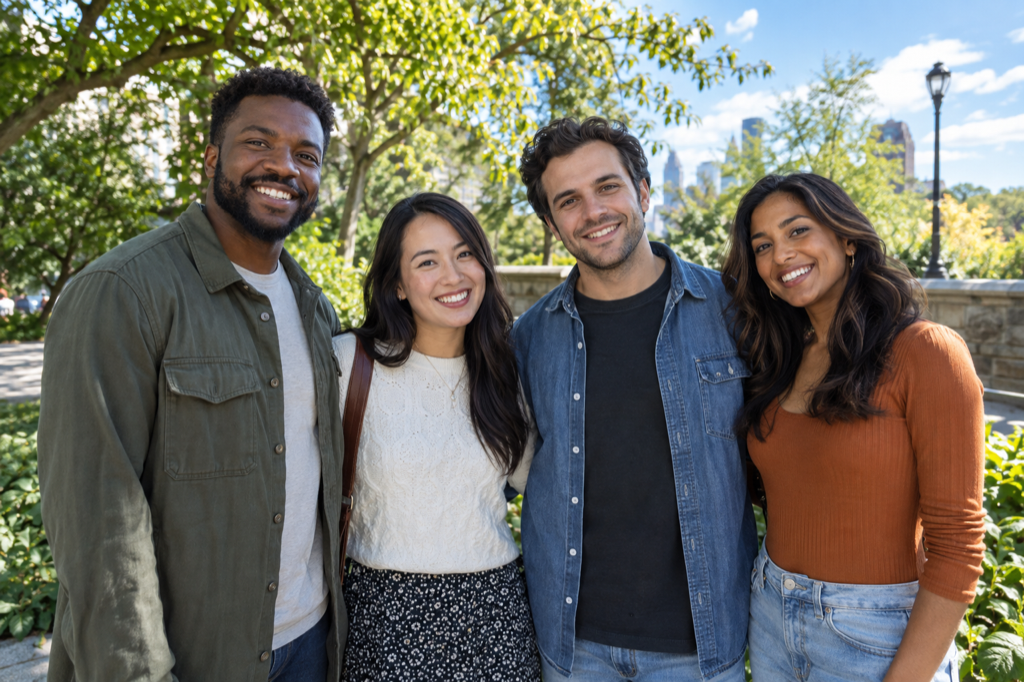
#> input picture ApertureTests/Fixtures/day-portrait.png, 1024 x 682 px; its folder holds 2 pictures in this run
$ python measure.py ../../ApertureTests/Fixtures ../../ApertureTests/Fixtures/golden-hdr-still-life-aperture-1998-v4.png
#> lines starting #> are read from the running program, lines starting #| are printed output that depends on the picture; after the words box and inside, x2 and y2 are one past the last pixel; in counts of white or black regions, pixels touching at a corner belong together
### tools/film-response-fit/model.py
import numpy as np
# ---- colour model (numpy, vectorised). Must be mirrored exactly in Swift FilmColorModel.
def srgb_to_lin(c): return np.where(c<=0.04045, c/12.92, ((c+0.055)/1.055)**2.4)
def lin_to_srgb(c):
    c=np.clip(c,0,None); return np.where(c<=0.0031308, c*12.92, 1.055*np.power(c,1/2.4)-0.055)
def smoothstep(e0,e1,x):
    t=np.clip((x-e0)/(e1-e0),0,1); return t*t*(3-2*t)
KNOTS = 9  # per channel, knot x positions uniform in encoded domain (0..1); y monotone
# [14 lines left out: function pchip_eval, not called in this run]
def oklab_from_lin(l):
    r,g,b=l[...,0],l[...,1],l[...,2]
    L=0.4122214708*r+0.5363325363*g+0.0514459929*b
    M=0.2119034982*r+0.6806995451*g+0.1073969566*b
    S=0.0883024619*r+0.2817188376*g+0.6299787005*b
    L,M,S=np.cbrt(np.clip(L,0,None)),np.cbrt(np.clip(M,0,None)),np.cbrt(np.clip(S,0,None))
    return np.stack([0.2104542553*L+0.7936177850*M-0.0040720468*S,
                     1.9779984951*L-2.4285922050*M+0.4505937099*S,
                     0.0259040371*L+0.7827717662*M-0.8086757660*S],-1)
# [8 lines left out: function lin_from_oklab, not called in this run]
NBANDS=8
def band_eval(vals, hue):  # periodic piecewise-linear over NBANDS bands, hue in radians
    t=(hue/(2*np.pi))%1.0*NBANDS; i=np.floor(t).astype(int)%NBANDS; f=t-np.floor(t)
    return vals[i]*(1-f)+vals[(i+1)%NBANDS]*f
class Params:
    names=['matrix','curves','sat','hueChroma','hueRotate']
    # [7 lines left out: function __init__, not called in this run]
    def vec(self):
        return np.concatenate([self.matrix.ravel(), self.curves.ravel(), self.sat, self.hueChroma, self.hueRotate, self.hueLight])
    # [10 lines left out: function from_vec, not called in this run]
    def to_json(self):
        return dict(matrix=self.matrix.tolist(), curves=self.curves.tolist(), saturation=self.sat.tolist(),
                    hueChroma=self.hueChroma.tolist(), hueRotate=self.hueRotate.tolist(), hueLight=self.hueLight.tolist())
# [24 lines left out: function apply, not called in this run]
def vignette(r, v):  # v = [strength, start, power]
    return 1 - v[0]*smoothstep(v[1],1.0,r)**v[2]

# [23 lines left out: function apply_gamut, not called in this run]

### tools/film-response-fit/measure.py
"""Measure look statistics from a directory of target-app photos (no pairs needed).

usage: python measure.py <reference_dir> [out.json]

The 1998 v4 fit came from one aligned desk-scene pair and could not see how
the target treats neutrals across the tonal range, saturation, or blues.
These are unpaired, scene-averaged statistics, so each is kept deliberately
coarse and robust to content:

- neutral tint: mean (R-G, B-G) of near-neutral pixels in five luminance
  bands, in 0..255 code values;
- saturation: mean HSV saturation;
- blue hue: mean OKLab hue (degrees) of clearly blue pixels;
- white level: 99th percentile of mean-RGB luminance.

`retarget.py` turns these into response parameters.
"""
import io, json, os, sys
import numpy as np
from PIL import Image, ImageCms, ImageOps

sys.path.insert(0, os.path.dirname(os.path.abspath(__file__)))
from model import srgb_to_lin, oklab_from_lin

BANDS = [(0, 40), (40, 90), (90, 150), (150, 210), (210, 256)]
NEUTRAL_SPREAD = 28  # max-min channel spread (code values) that still counts as neutral


EXTENSIONS = ('.jpg', '.jpeg', '.png', '.webp')  # convert HEIC with `sips` first (see README)


def image_paths(directory):
    return sorted(os.path.join(directory, n) for n in os.listdir(directory)
                  if n.lower().endswith(EXTENSIONS))


def load(path, size=600):
#> called with size = 600
    with Image.open(path) as source:
#> source is the input picture: PIL image 1024x682 RGB; mean R, G, B 111.5, 111.4, 99
        profile = source.info.get('icc_profile')
        im = ImageOps.exif_transpose(source).convert('RGB')
        if profile:
            try:
                im = ImageCms.profileToProfile(
                    im, ImageCms.ImageCmsProfile(io.BytesIO(profile)),
                    ImageCms.createProfile('sRGB'), outputMode='RGB')
            except (ImageCms.PyCMSError, OSError, TypeError, ValueError) as error:
                raise ValueError(f'{path}: cannot convert embedded colour profile to sRGB') from error
        # Untagged images are assumed sRGB. Convert before resizing so the
        # same encoded domain feeds target and source measurements.
        im.thumbnail((size, size))
        return np.asarray(im).astype(float)


def image_stats(a):
    lum = a.mean(axis=2)
    spread = a.max(axis=2) - a.min(axis=2)
    neutral = spread < NEUTRAL_SPREAD
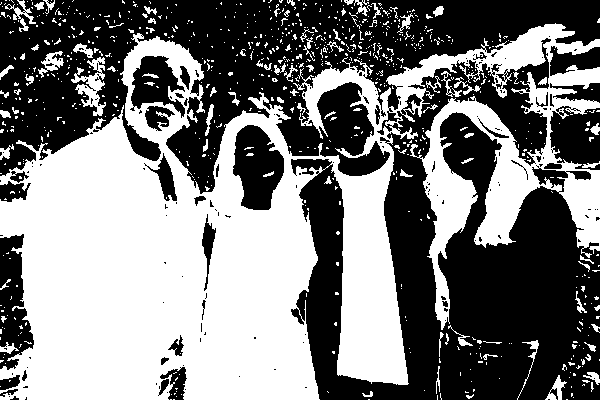
#> neutral: shape (400, 600) bool; 48.4% white; 808 white regions (720 under 20 px), largest, box (x1, y1, x2, y2) and area: (0, 23, 600, 400) 107541, (71, 57, 106, 116) 825, (38, 51, 64, 78) 275
    tints = []
    for lo, hi in BANDS:
        m = neutral & (lum >= lo) & (lum < hi)
        tints.append(a[m].mean(axis=0) if m.sum() > 200 else None)
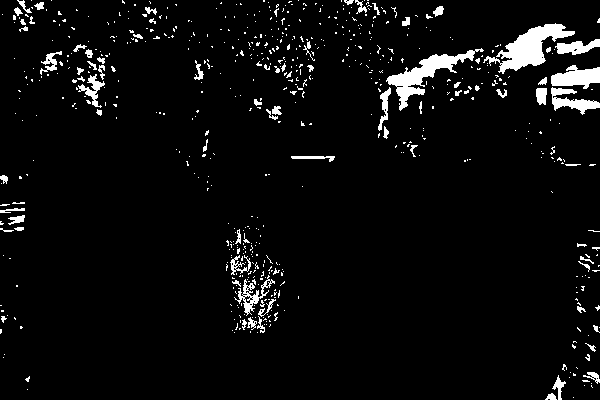
#> m: shape (400, 600) bool; 4.7% white; 634 white regions (557 under 20 px), largest, box (x1, y1, x2, y2) and area: (483, 23, 575, 74) 1718, (386, 48, 484, 111) 1486, (551, 65, 600, 89) 750
#> after the loop, tints = [[25.48, 25.61, 28.79], [66.92, 68.27, 64.28], [115.1, 117.4, 113.6], [183.8, 187.5, 188.7], [234, 237.8, 239]]
    mx, mn = a.max(axis=2), a.min(axis=2)
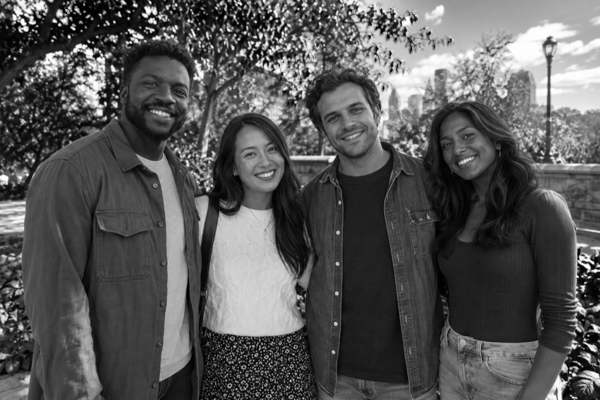
#> mn: shape (400, 600) float64; min 0, max 255, mean 87.2
    sat = np.where(mx > 0, (mx - mn) / np.maximum(mx, 1e-6), 0).mean()
#> sat = 0.316
    lab = oklab_from_lin(srgb_to_lin(a / 255))
#> in oklab_from_lin, `return np.stack([0.2104542553*L+0.7936177850*M-0.0040720468*S, 1.97799..`:
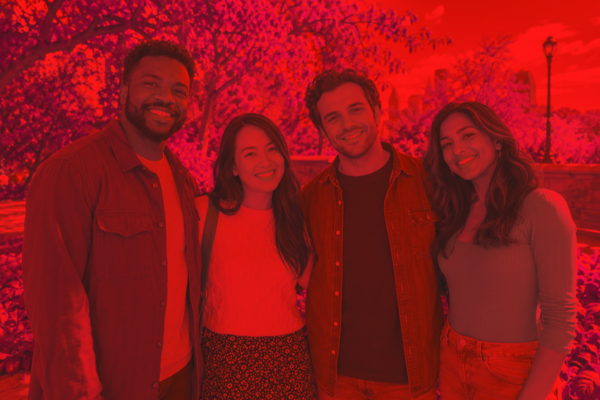
#> returned value: shape (400, 600, 3) float64; mean of channels 0, 1, 2 0.531, -0.00408, 0.0148; drawn with min black and max white
    chroma = np.hypot(lab[..., 1], lab[..., 2])
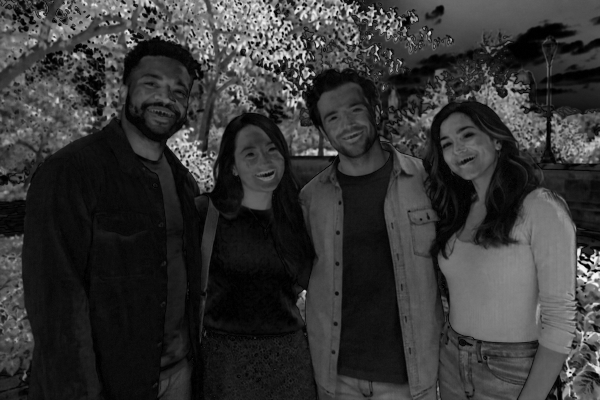
#> chroma: shape (400, 600) float64; min 0, max 0.207, mean 0.044; drawn with min black and max white
    hue = np.degrees(np.arctan2(lab[..., 2], lab[..., 1])) % 360
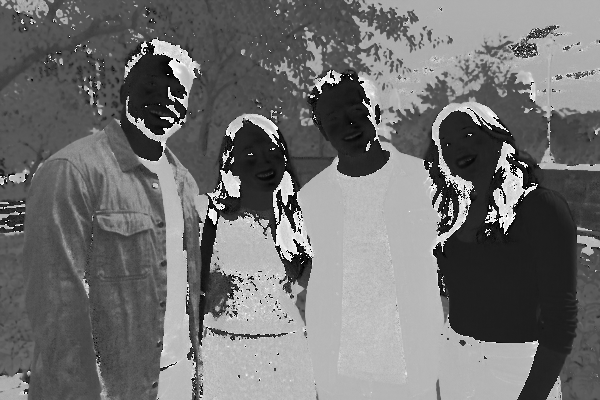
#> hue: shape (400, 600) float64; min 0, max 360, mean 159.7; drawn with min black and max white
    blue = (chroma > 0.06) & (hue > 220) & (hue < 300)
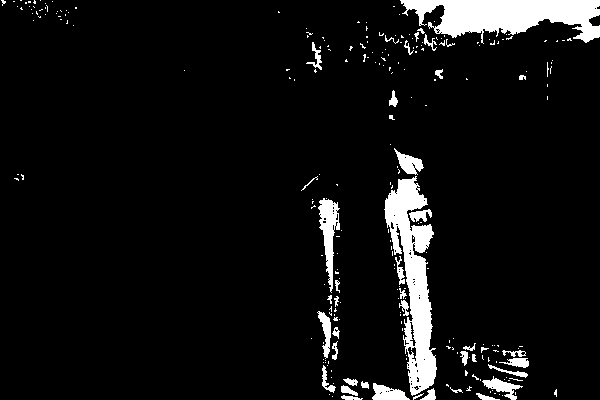
#> blue: shape (400, 600) bool; 6.7% white; 250 white regions (207 under 20 px), largest, box (x1, y1, x2, y2) and area: (400, 0, 600, 44) 5326, (384, 176, 437, 396) 5249, (318, 198, 340, 293) 935
    blue_hue = float(hue[blue].mean()) if blue.sum() > 500 else None
#> blue_hue = 253.8
    return tints, float(sat), blue_hue, float(np.percentile(lum, 99))


def measure(paths):
    band_acc = [[] for _ in BANDS]
    sats, blues, whites = [], [], []
    for p in paths:
        tints, sat, blue_hue, white = image_stats(load(p))
#> sat = 0.316; blue_hue = 253.8; white = 250.3
        for k, t in enumerate(tints):
            if t is not None:
                band_acc[k].append(t)
#> this loop made 5 passes
        sats.append(sat); whites.append(white)
        if blue_hue is not None:
            blues.append(blue_hue)
#> pass 2 of the loop in measure, `for p in paths:`:
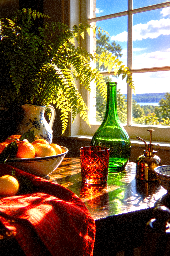
#> input picture ApertureTests/Fixtures/golden-hdr-still-life-aperture-1998-v4.png, 170 x 256 px
#> in load, source is the input picture: PIL image 170x256 RGBA; mean R, G, B, A 120.1, 97.4, 67.6, 255
#> lum: shape (256, 170) float64
#> spread: shape (256, 170) float64
#> neutral: shape (256, 170) bool; 31.2% white; 361 white regions (323 under 20 px), largest, box (x1, y1, x2, y2) and area: (0, 0, 48, 143) 3613, (93, 161, 170, 256) 3486, (132, 71, 170, 99) 795
#> after the loop in image_stats (call 2), `for lo, hi in BANDS:`:
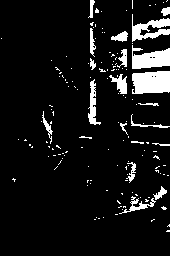
#> m: shape (256, 170) bool; 8.8% white; 149 white regions (128 under 20 px), largest, box (x1, y1, x2, y2) and area: (132, 71, 170, 94) 778, (132, 45, 170, 69) 608, (132, 14, 170, 42) 495
#> after the loop in image_stats (call 2), `for lo, hi in BANDS:`: tints = 5 items
#> mx: shape (256, 170) float64
#> mn: shape (256, 170) float64
#> in image_stats (call 2), `sat = np.where(mx > 0, (mx - mn) / np.maximum(mx, 1e-6), 0).mean()`: sat = 0.63
#> r: shape (256, 170) float64
#> g: shape (256, 170) float64
#> b: shape (256, 170) float64
#> in oklab_from_lin (call 2), `L,M,S=np.cbrt(np.clip(L,0,None)),np.cbrt(np.clip(M,0,None)),np.cbrt(np..`:
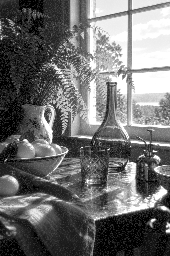
#> S: shape (256, 170) float64; min 0, max 1, mean 0.433
#> in image_stats (call 2), `blue_hue = float(hue[blue].mean()) if blue.sum() > 500 else None`: blue_hue = 251.6
#> in measure, `tints, sat, blue_hue, white = image_stats(load(p))`: tints = 5 items; sat = 0.63; blue_hue = 251.6; white = 255
#> the loop in measure, `for k, t in enumerate(tints):` made 5 passes
#> t on passes 1 to 5: [12.45, 6.37, 3.1], None, [128.9, 126.7, 122.9], [174.7, 174.7, 171], [252.3, 252.9, 252.7]
    bands = []
    for (lo, hi), acc in zip(BANDS, band_acc):
        if not acc:
            bands.append(dict(range=[lo, hi], images=0)); continue
        v = np.median(np.array(acc), axis=0)  # median across images: one scene cannot dominate
        bands.append(dict(range=[lo, hi], images=len(acc),
                          redMinusGreen=round(float(v[0] - v[1]), 2),
                          blueMinusGreen=round(float(v[2] - v[1]), 2)))
    return dict(images=len(paths), neutralBands=bands,
                saturation=round(float(np.median(sats)), 3),
                blueHueDegrees=round(float(np.median(blues)), 1) if blues else None,
                blueImages=len(blues),
                whiteLevel=round(float(np.median(whites)), 1))


if __name__ == '__main__':
    paths = image_paths(sys.argv[1])
    if not paths:
        sys.exit(f'no images in {sys.argv[1]}')
    result = measure(paths)
#> result = 6 items
    text = json.dumps(result, indent=1)
    if len(sys.argv) > 2:
        with open(sys.argv[2], 'w') as file:
            file.write(text + '\n')
    print(text)
#> (printed output is left out)
